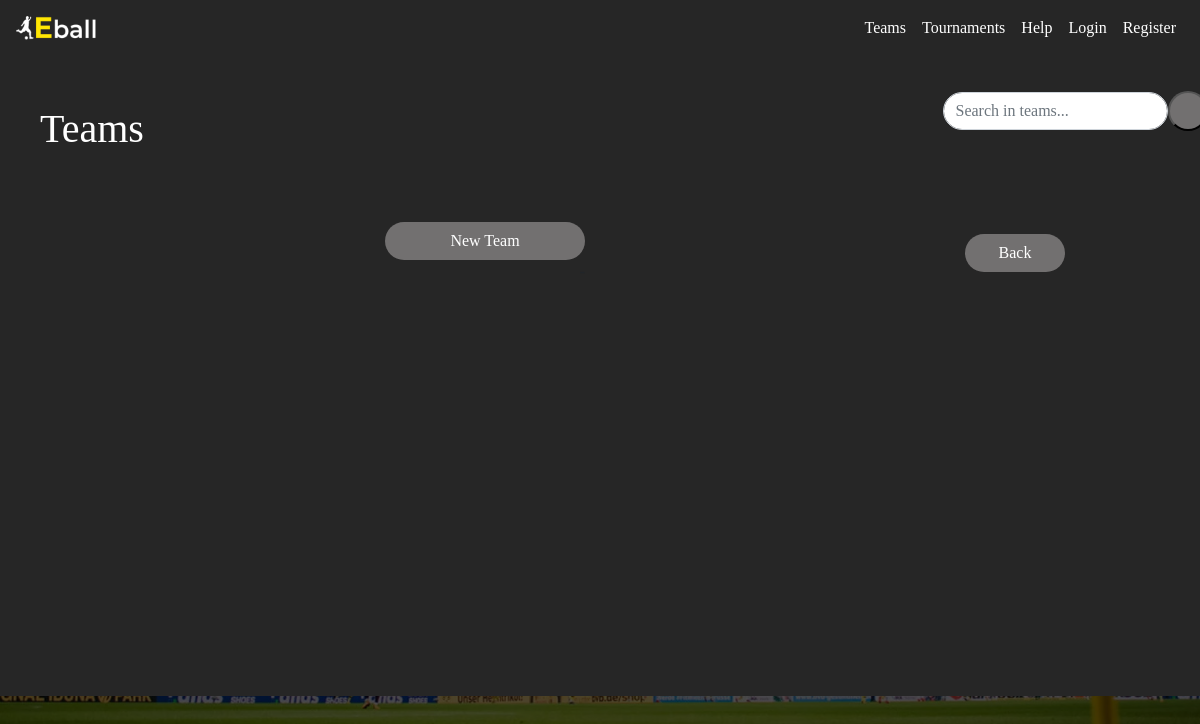
Page /teams_list/ on the earlier database version.
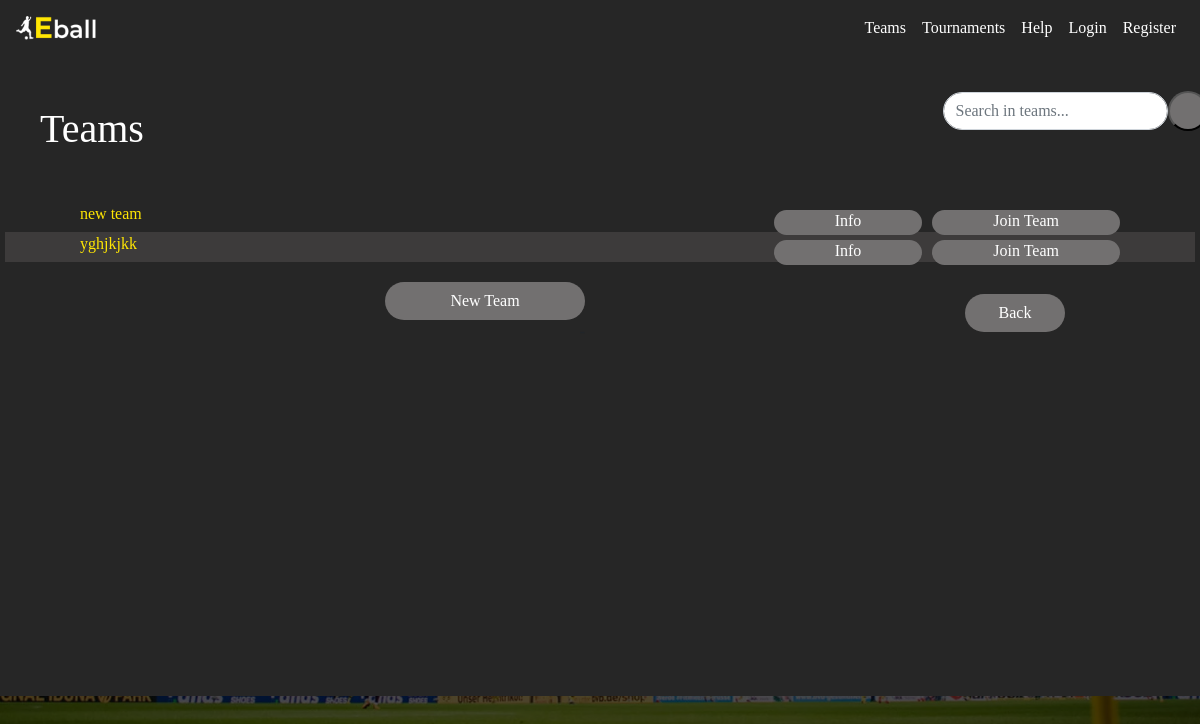
Same page on the later database version.
### appEball/models.py (models this page shows, shortened)
class Team(models.Model):
        name=models.CharField(max_length=100, blank=False)
        tactic=models.CharField(choices=tacticChoice,max_length=100,default= None)
        REQUIRED_FIELDS = ['name','tactic']
        class Meta:
            db_table = 'Team'
            verbose_name = 'Team'
            verbose_name_plural = 'Teams'

### appEball/views.py (the view)
# urls.py: path('teams_list/', views.teams_list, name='teams_list'),
def teams_list(request):
    teams_initial=list(Team.objects.all())
    teams=[]
    for i in range(len(teams_initial)):
        print("oi")
        if(i%2==0):
            teams.append(["row2",teams_initial[i]])
        else:
            teams.append(["row1",teams_initial[i]])
    return render(request, 'appEball/teams_list.html', {'teams_list':teams})

### appEball/templates/appEball/teams_list.html (shortened to what this page needs)
{% extends 'appEball/base_with_grey_background.html' %}
{% load static %}
{% block css %}
    <link rel="stylesheet" type="text/css" href="{% static 'appEball/css/teams_list.css' %}">
{% endblock %}
{% block content2 %}
    <div class="row">
        <div class="col-9" >
            <h1 id="teams_list">Teams</h1>
        </div>
        <div class="col-2" align="center" id= coli>
            <form method="post">
                <div class="form-check form-check-inline">
                    <input type="search" class="form-control rounded-pill" name="Search" id="id_search" placeholder="Search in teams...">
                    <button  id="searchBtn" type="submit"></button>
                </div>
            </form>
        </div>
    </div>
    <div class="content" style="background-color: transparent;">
        <div class="card-body">
           {% for u in teams_list %}
                    <div class="row" id="{{ u.0 }}" >
                        <div class="col-sm-5">
                            <p>{{ u.1.name }}</p>
                        </div>
                        <div class="col">
                        <a class="btn rounded-pill"  href="" id='joinBtn'>Join Team</a>
                        <a class="btn rounded-pill"  href="" id='infoBtn'>Info</a>
                        </div>
                    </div>
            {% endfor %}
    </div>
    </div>
    <div class="row">
        <div class="col" align='right' >
                <a class= "btn rounded-pill btn-block" href="{% url 'appEball:new_team' %}" id='teamBtn'>New Team</a>
        </div>
        <div class="col" align='right'>
            <a class="btn btn-block rounded-pill" id="backBtn" href={{request.META.HTTP_REFERER}} >Back</a>
        </div>
    </div>
{% endblock %}

Differences in the rows shown:
added Team: name "new team"
added Team: name "yghjkjkk"
